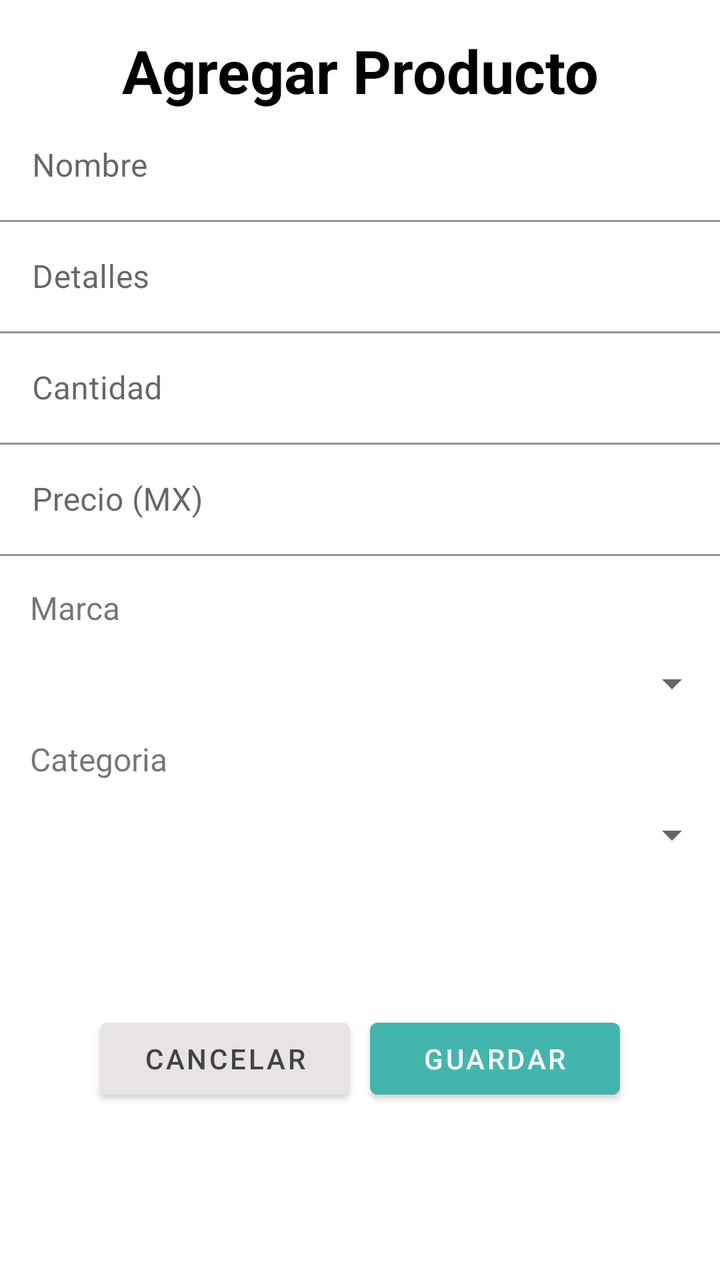
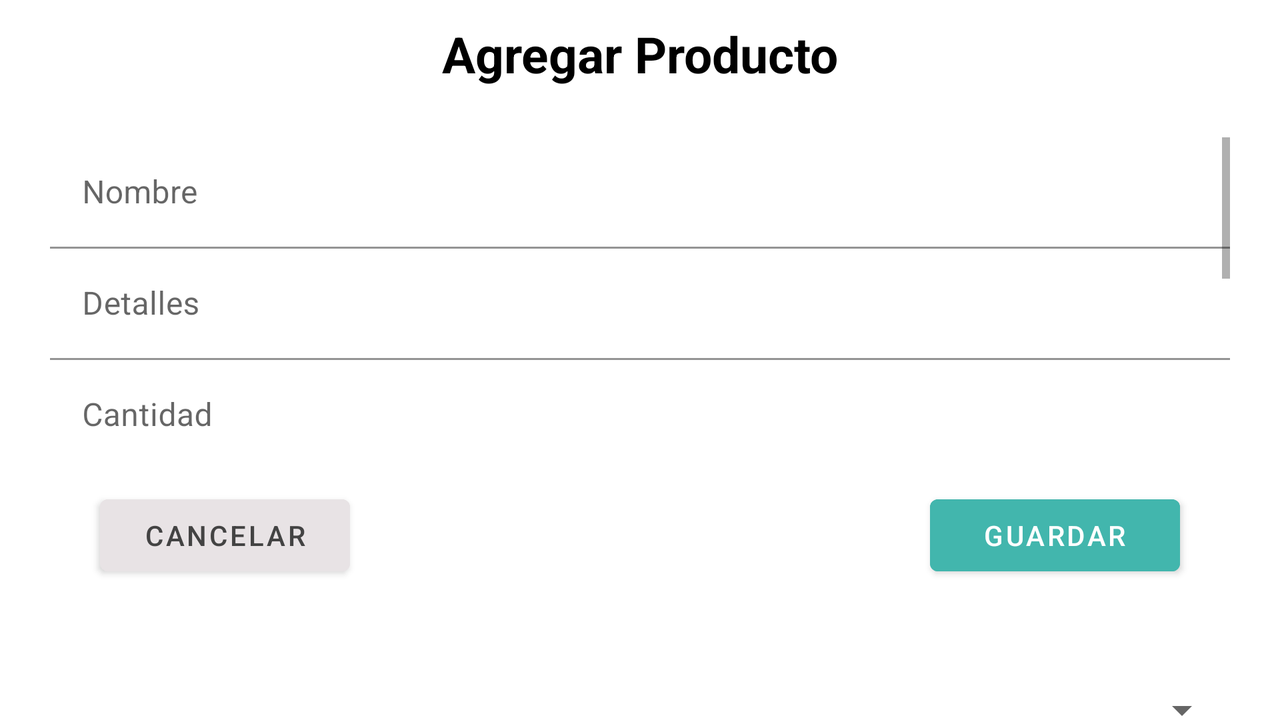

Two renders of one Android screen. The first uses the default layout on a phone; the second uses the alternative layout the repository ships for a different screen configuration, on a matching device. The two XML files are below.
<!-- AndroidManifest.xml: application theme Theme.GestorDeInventario -->
<!-- res/layout/activity_agregar_producto.xml -->
<?xml version="1.0" encoding="utf-8"?>
<androidx.constraintlayout.widget.ConstraintLayout xmlns:android="http://schemas.android.com/apk/res/android"
    xmlns:app="http://schemas.android.com/apk/res-auto"
    xmlns:tools="http://schemas.android.com/tools"
    android:layout_width="match_parent"
    android:layout_height="match_parent"
    tools:context=".AgregarProducto">

    <LinearLayout
        android:id="@+id/linearLayout3"
        android:layout_width="match_parent"
        android:layout_height="match_parent"
        android:orientation="vertical"
        android:paddingTop="15dp"
        android:paddingBottom="15dp"
        app:layout_constraintEnd_toEndOf="parent"
        app:layout_constraintHorizontal_bias="0.5"
        app:layout_constraintStart_toStartOf="parent"
        app:layout_constraintTop_toTopOf="parent">

        <TextView
            android:id="@+id/tituloPrincipal"
            android:layout_width="match_parent"
            android:layout_height="wrap_content"
            android:text="@string/titulo_AgregarProducto"
            android:textAlignment="center"
            android:textColor="#000000"
            android:textSize="30sp"
            android:textStyle="bold" />

        <ScrollView
            android:layout_width="match_parent"
            android:layout_height="450dp">

            <LinearLayout
                android:layout_width="match_parent"
                android:layout_height="wrap_content"
                android:orientation="vertical">

                <com.google.android.material.textfield.TextInputLayout
                    android:layout_width="match_parent"
                    android:layout_height="wrap_content"
                    app:boxBackgroundColor="@null">

                    <EditText
                        android:id="@+id/nombreProducto"
                        android:layout_width="match_parent"
                        android:layout_height="match_parent"
                        android:hint="@string/nombre_producto"
                        android:importantForAutofill="no"
                        android:inputType="text"
                        android:singleLine="true" />

                </com.google.android.material.textfield.TextInputLayout>

                <com.google.android.material.textfield.TextInputLayout
                    android:layout_width="match_parent"
                    android:layout_height="wrap_content"
                    app:boxBackgroundColor="@null">

                    <EditText
                        android:id="@+id/detallesProducto"
                        android:layout_width="match_parent"
                        android:layout_height="wrap_content"
                        android:hint="@string/detalles_producto"
                        android:importantForAutofill="no"
                        android:inputType="text"
                        android:singleLine="true" />

                </com.google.android.material.textfield.TextInputLayout>

                <com.google.android.material.textfield.TextInputLayout
                    android:layout_width="match_parent"
                    android:layout_height="wrap_content"
                    app:boxBackgroundColor="@null">

                    <EditText
                        android:id="@+id/cantidadProducto"
                        android:layout_width="match_parent"
                        android:layout_height="wrap_content"
                        android:hint="@string/cantidad_productos"
                        android:importantForAutofill="no"
                        android:inputType="number"
                        android:singleLine="true" />

                </com.google.android.material.textfield.TextInputLayout>

                <com.google.android.material.textfield.TextInputLayout
                    android:layout_width="match_parent"
                    android:layout_height="wrap_content"
                    app:boxBackgroundColor="@null">

                    <EditText
                        android:id="@+id/precioProducto"
                        android:layout_width="match_parent"
                        android:layout_height="wrap_content"
                        android:hint="@string/precio_prductos"
                        android:importantForAutofill="no"
                        android:inputType="numberDecimal"
                        android:singleLine="true"

                        />

                </com.google.android.material.textfield.TextInputLayout>


                <TextView
                    android:id="@+id/textView"
                    android:layout_width="match_parent"
                    android:layout_height="wrap_content"
                    android:padding="15dp"
                    android:text="@string/marca_producto"
                    android:textSize="16sp" />

                <Spinner
                    android:id="@+id/spinnerMarcas"
                    android:layout_width="match_parent"
                    android:layout_height="wrap_content"

                    />

                <TextView
                    android:id="@+id/textView2"
                    android:layout_width="match_parent"
                    android:layout_height="wrap_content"
                    android:padding="15dp"
                    android:text="@string/categoria_producto"
                    android:textSize="16sp" />

                <Spinner
                    android:id="@+id/spinnerCategorias"
                    android:layout_width="match_parent"
                    android:layout_height="wrap_content" />

                <Space
                    android:id="@+id/space"
                    android:layout_width="match_parent"
                    android:layout_height="25dp" />


            </LinearLayout>
        </ScrollView>

        <androidx.constraintlayout.widget.ConstraintLayout
            android:layout_width="match_parent"
            android:layout_height="match_parent"
            app:layout_constraintBottom_toBottomOf="parent"
            app:layout_constraintEnd_toEndOf="parent"
            app:layout_constraintHorizontal_bias="0.5"
            app:layout_constraintStart_toStartOf="parent"
            app:layout_constraintTop_toBottomOf="@+id/space">

            <Button
                android:id="@+id/botonActualizarProducto"
                android:layout_width="125dp"
                android:layout_height="wrap_content"
                android:layout_marginEnd="50dp"
                android:backgroundTint="#42b6ad"
                android:onClick="guardarAgregar"
                android:text="@string/boton_guardar"
                app:layout_constraintBottom_toBottomOf="parent"
                app:layout_constraintEnd_toEndOf="parent"
                app:layout_constraintTop_toTopOf="parent"
                app:layout_constraintVertical_bias="0.0" />

            <Button
                android:id="@+id/botonAgregarProducto"
                android:layout_width="125dp"
                android:layout_height="wrap_content"
                android:layout_marginStart="50dp"
                android:backgroundTint="#E8E3E5"
                android:onClick="cancelarAgregar"
                android:text="@string/boton_cancelar"
                android:textColor="#434343"
                app:layout_constraintBottom_toBottomOf="parent"
                app:layout_constraintStart_toStartOf="parent"
                app:layout_constraintTop_toTopOf="parent"
                app:layout_constraintVertical_bias="0.0" />

        </androidx.constraintlayout.widget.ConstraintLayout>

    </LinearLayout>

</androidx.constraintlayout.widget.ConstraintLayout>
<!-- resources referenced by this layout -->
<resources>
  <string name="boton_cancelar">Cancelar</string>
  <string name="boton_guardar">Guardar</string>
  <string name="cantidad_productos">Cantidad</string>
  <string name="categoria_producto">Categoria</string>
  <string name="detalles_producto">Detalles</string>
  <string name="marca_producto">Marca</string>
  <string name="nombre_producto">Nombre</string>
  <string name="precio_prductos">Precio (MX)</string>
  <string name="titulo_AgregarProducto">Agregar Producto</string>
  <style name="Theme.GestorDeInventario" parent="Theme.MaterialComponents.DayNight.DarkActionBar">
          
          <item name="colorPrimary">@color/purple_500</item>
          <item name="colorPrimaryVariant">@color/purple_700</item>
          <item name="colorOnPrimary">@color/white</item>
          
          <item name="colorSecondary">@color/teal_200</item>
          <item name="colorSecondaryVariant">@color/teal_700</item>
          <item name="colorOnSecondary">@color/black</item>
          
          <item name="android:statusBarColor" tools:targetApi="l">?attr/colorPrimaryVariant</item>
          
      </style>
</resources>
<!-- res/layout-land/activity_agregar_producto.xml (the repository's variant of the layout above) -->
<!-- drawn on the phone turned sideways -->
<?xml version="1.0" encoding="utf-8"?>
<androidx.constraintlayout.widget.ConstraintLayout xmlns:android="http://schemas.android.com/apk/res/android"
    xmlns:app="http://schemas.android.com/apk/res-auto"
    xmlns:tools="http://schemas.android.com/tools"
    android:layout_width="match_parent"
    android:layout_height="match_parent"
    tools:context=".AgregarProducto">

    <LinearLayout
        android:id="@+id/linearLayout3"
        android:layout_width="match_parent"
        android:layout_height="match_parent"
        android:orientation="vertical"
        android:paddingTop="10dp"
        android:paddingBottom="10dp"
        app:layout_constraintBottom_toBottomOf="parent"
        app:layout_constraintEnd_toEndOf="parent"
        app:layout_constraintHorizontal_bias="0.0"
        app:layout_constraintStart_toStartOf="parent"
        app:layout_constraintTop_toTopOf="parent">

        <TextView
            android:id="@+id/tituloPrincipal"
            android:layout_width="match_parent"
            android:layout_height="wrap_content"
            android:text="@string/titulo_AgregarProducto"
            android:textAlignment="center"
            android:textColor="#000000"
            android:textSize="25sp"
            android:textStyle="bold" />

        <ScrollView
            android:layout_width="match_parent"
            android:layout_height="200dp"
            android:padding="25dp">

            <LinearLayout
                android:layout_width="match_parent"
                android:layout_height="wrap_content"
                android:orientation="vertical">

                <com.google.android.material.textfield.TextInputLayout
                    android:layout_width="match_parent"
                    android:layout_height="wrap_content"
                    app:boxBackgroundColor="@null">

                    <EditText
                        android:id="@+id/nombreProducto"
                        android:layout_width="match_parent"
                        android:layout_height="match_parent"
                        android:hint="@string/nombre_producto"
                        android:importantForAutofill="no"
                        android:inputType="text"
                        android:singleLine="true" />

                </com.google.android.material.textfield.TextInputLayout>

                <com.google.android.material.textfield.TextInputLayout
                    android:layout_width="match_parent"
                    android:layout_height="wrap_content"
                    app:boxBackgroundColor="@null">

                    <EditText
                        android:id="@+id/detallesProducto"
                        android:layout_width="match_parent"
                        android:layout_height="wrap_content"
                        android:hint="@string/detalles_producto"
                        android:importantForAutofill="no"
                        android:inputType="text"
                        android:singleLine="true" />

                </com.google.android.material.textfield.TextInputLayout>

                <com.google.android.material.textfield.TextInputLayout
                    android:layout_width="match_parent"
                    android:layout_height="wrap_content"
                    app:boxBackgroundColor="@null">

                    <EditText
                        android:id="@+id/cantidadProducto"
                        android:layout_width="match_parent"
                        android:layout_height="wrap_content"
                        android:hint="@string/cantidad_productos"
                        android:importantForAutofill="no"
                        android:inputType="number"
                        android:singleLine="true" />

                </com.google.android.material.textfield.TextInputLayout>

                <com.google.android.material.textfield.TextInputLayout
                    android:layout_width="match_parent"
                    android:layout_height="wrap_content"
                    app:boxBackgroundColor="@null">

                    <EditText
                        android:id="@+id/precioProducto"
                        android:layout_width="match_parent"
                        android:layout_height="wrap_content"
                        android:hint="@string/precio_prductos"
                        android:importantForAutofill="no"
                        android:inputType="numberDecimal"
                        android:singleLine="true" />

                </com.google.android.material.textfield.TextInputLayout>


                <TextView
                    android:id="@+id/textView"
                    android:layout_width="match_parent"
                    android:layout_height="wrap_content"
                    android:padding="15dp"
                    android:text="@string/marca_producto"
                    android:textSize="16sp" />

                <Spinner
                    android:id="@+id/spinnerMarcas"
                    android:layout_width="match_parent"
                    android:layout_height="wrap_content"

                    />

                <TextView
                    android:id="@+id/textView2"
                    android:layout_width="match_parent"
                    android:layout_height="wrap_content"
                    android:padding="15dp"
                    android:text="@string/categoria_producto"
                    android:textSize="16sp" />

                <Spinner
                    android:id="@+id/spinnerCategorias"
                    android:layout_width="match_parent"
                    android:layout_height="wrap_content" />

                <Space
                    android:id="@+id/space"
                    android:layout_width="match_parent"
                    android:layout_height="25dp" />


            </LinearLayout>
        </ScrollView>

        <androidx.constraintlayout.widget.ConstraintLayout
            android:layout_width="match_parent"
            android:layout_height="match_parent"
            app:layout_constraintBottom_toBottomOf="parent"
            app:layout_constraintEnd_toEndOf="parent"
            app:layout_constraintHorizontal_bias="0.5"
            app:layout_constraintStart_toStartOf="parent"
            app:layout_constraintTop_toBottomOf="@+id/space">

            <Button
                android:id="@+id/botonAgregarProducto"
                android:layout_width="125dp"
                android:layout_height="wrap_content"
                android:layout_marginEnd="50dp"
                android:backgroundTint="#42b6ad"
                android:onClick="guardarAgregar"
                android:text="@string/boton_guardar"
                app:layout_constraintBottom_toBottomOf="parent"
                app:layout_constraintEnd_toEndOf="parent"
                app:layout_constraintTop_toTopOf="parent"
                app:layout_constraintVertical_bias="0.0" />

            <Button
                android:id="@+id/botonBuscarProducto"
                android:layout_width="125dp"
                android:layout_height="wrap_content"
                android:layout_marginStart="50dp"
                android:backgroundTint="#E8E3E5"
                android:onClick="cancelarAgregar"
                android:text="@string/boton_cancelar"
                android:textColor="#434343"
                app:layout_constraintBottom_toBottomOf="parent"
                app:layout_constraintStart_toStartOf="parent"
                app:layout_constraintTop_toTopOf="parent"
                app:layout_constraintVertical_bias="0.0" />

        </androidx.constraintlayout.widget.ConstraintLayout>

    </LinearLayout>

</androidx.constraintlayout.widget.ConstraintLayout>
